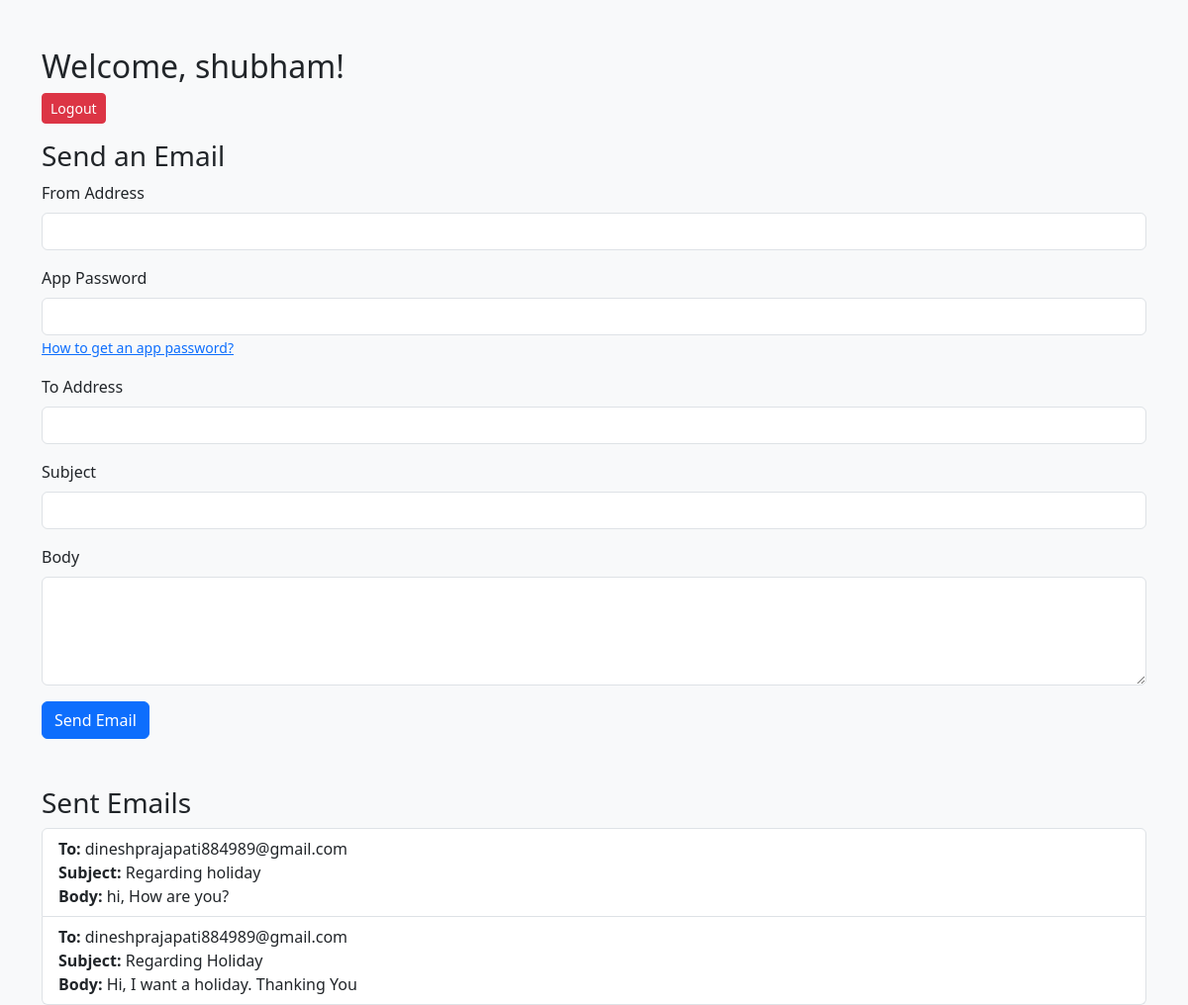
Page /dashboard (signed in) on the committed database.
### app.py (models this page shows)
class SentEmail(db.Model):
    id = db.Column(db.Integer, primary_key=True)
    user_id = db.Column(db.Integer, db.ForeignKey('user.id'), nullable=False)
    to_address = db.Column(db.String(150), nullable=False)
    subject = db.Column(db.String(150))
    body = db.Column(db.Text, nullable=False)

### app.py (the view)
@app.route('/dashboard')
def dashboard():
    if 'user_id' not in session:
        flash('Please log in to access the dashboard.', 'warning')
        return redirect(url_for('login'))
    user_id = session['user_id']
    sent_emails = SentEmail.query.filter_by(user_id=user_id).all()
    return render_template('dashboard.html', sent_emails=sent_emails)

### templates/dashboard.html (shortened to what this page needs)
<!DOCTYPE html>
<html lang="en">
<head>
    <link href="https://cdn.jsdelivr.net/npm/bootstrap@5.3.0/dist/css/bootstrap.min.css" rel="stylesheet">
</head>
<body class="bg-light">
    <div class="container mt-5">
        <h2>Welcome, {{ session['username'] }}!</h2>
        <p><a href="{{ url_for('logout') }}" class="btn btn-danger btn-sm">Logout</a></p>
        <h3>Send an Email</h3>
        <form method="POST" action="{{ url_for('send_mail') }}">
            <div class="mb-3">
                <label for="from_address" class="form-label">From Address</label>
                <input type="email" class="form-control" id="from_address" name="from_address" required>
            </div>
            <div class="mb-3">
                <label for="app_password" class="form-label">App Password</label>
                <input type="password" class="form-control" id="app_password" name="app_password" required>
                <small>
                    <a href="#" data-bs-toggle="modal" data-bs-target="#appPasswordGuideModal">How to get an app password?</a>
                </small>
            </div>
            <div class="mb-3">
                <label for="to_address" class="form-label">To Address</label>
                <input type="email" class="form-control" id="to_address" name="to_address" required>
            </div>
            <div class="mb-3">
                <label for="subject" class="form-label">Subject</label>
                <input type="text" class="form-control" id="subject" name="subject">
            </div>
            <div class="mb-3">
                <label for="body" class="form-label">Body</label>
                <textarea class="form-control" id="body" name="body" rows="4"></textarea>
            </div>
            <button type="submit" class="btn btn-primary">Send Email</button>
        </form>
        <h3 class="mt-5">Sent Emails</h3>
        <ul class="list-group">
            {% for email in sent_emails %}
                <li class="list-group-item">
                    <strong>To:</strong> {{ email.to_address }} <br>
                    <strong>Subject:</strong> {{ email.subject }} <br>
                    <strong>Body:</strong> {{ email.body }}
                </li>
            {% endfor %}
        </ul>
    </div>
</body>
</html>

### rows in the picture
SentEmail: to_address "dineshprajapati884989@gmail.com", subject "Regarding holiday", body "hi, How are you?"
SentEmail: to_address "dineshprajapati884989@gmail.com", subject "Regarding Holiday", body "Hi, I want a holiday. Thanking You"

### other values in the picture
{{ session['username'] }} "shubham"
